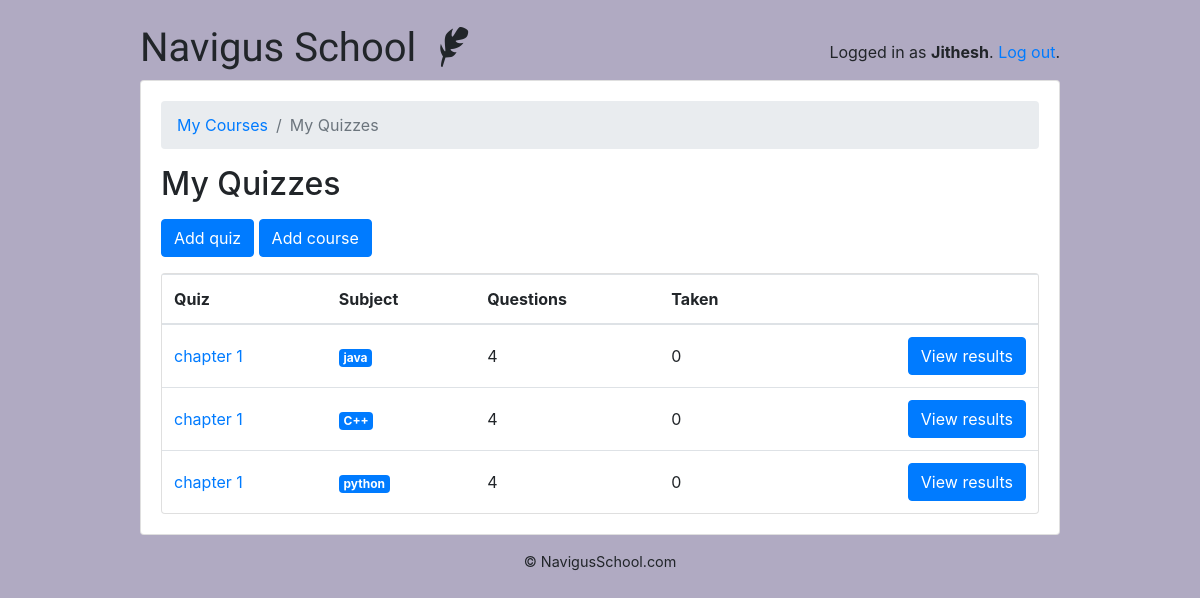
Screenshot of /teachers/quiz/ (signed in) with the database file from the repository.
### classroom/models.py (models this page shows, shortened)
class User(AbstractUser):
    is_student = models.BooleanField(default=False)
    is_teacher = models.BooleanField(default=False)

class Quiz(models.Model):
    owner = models.ForeignKey(User, on_delete=models.CASCADE, related_name='quizzes')
    name = models.CharField(max_length=255)
    subject = models.ForeignKey(Subject, on_delete=models.CASCADE, related_name='quizzes')

class Subject(models.Model):
    owner = models.ForeignKey(User, on_delete=models.CASCADE, related_name='subjects', default=None)
    name = models.CharField(max_length=30)
    def get_html_badge(self):
        name = escape(self.name)
        html = '<span class="badge badge-primary">%s</span>' % ( name)
        return mark_safe(html)

### classroom/views/teachers_quiz.py (the view)
# urls.py: path('', students.QuizListView.as_view(), name='quiz_list'),
@method_decorator([login_required, teacher_required], name='dispatch')
class QuizListView(ListView):
    model = Quiz
    ordering = ('name', )
    context_object_name = 'quizzes'
    template_name = 'classroom/teachers/quiz/quiz_change_list.html'
    def get_queryset(self):
        queryset = self.request.user.quizzes \
            .select_related('subject') \
            .annotate(questions_count=Count('questions', distinct=True)) \
            .annotate(taken_count=Count('taken_quizzes', distinct=True))
        return queryset

### classroom/templates/classroom/teachers/quiz/quiz_change_list.html
{% extends 'base.html' %}
{% block content %}
  <nav aria-label="breadcrumb">
    <ol class="breadcrumb">
      <li class="breadcrumb-item"><a href="{% url 'teachers:course_change_list' %}">My Courses</a></li>
      <li class="breadcrumb-item active" aria-current="page">My Quizzes</li>
    </ol>
  </nav>
  <h2 class="mb-3">My Quizzes</h2>
  <a href="{% url 'teachers:quiz_add' %}" class="btn btn-primary mb-3" role="button">Add quiz</a>
  <a href="{% url 'teachers:course_add' %}" class="btn btn-primary mb-3" role="button">Add course</a>
  <div class="card">
    <table class="table mb-0">
      <thead>
        <tr>
          <th>Quiz</th>
          <th>Subject</th>
          <th>Questions</th>
          <th>Taken</th>
          <th></th>
        </tr>
      </thead>
      <tbody>
        {% for quiz in quizzes %}
          <tr>
            <td class="align-middle"><a href="{% url 'teachers:quiz_change' quiz.pk %}">{{ quiz.name }}</a></td>
            <td class="align-middle">{{ quiz.subject.get_html_badge }}</td>
            <td class="align-middle">{{ quiz.questions_count }}</td>
            <td class="align-middle">{{ quiz.taken_count }}</td>
            <td class="text-right">
              <a href="{% url 'teachers:quiz_results' quiz.pk %}" class="btn btn-primary">View results</a>
            </td>
          </tr>
        {% empty %}
          <tr>
            <td class="bg-light text-center font-italic" colspan="5">You haven't created any quiz yet.</td>
          </tr>
        {% endfor %}
      </tbody>
    </table>
  </div>
{% endblock %}

### templates/base.html (shortened to what this page needs)
{% load static %}
<!doctype html>
<html lang="en">
<head>
  <link rel="stylesheet" href="https://maxcdn.bootstrapcdn.com/bootstrap/4.0.0/css/bootstrap.min.css"
>
  <link rel="stylesheet" type="text/css" href="{% static 'vendor/fontello-2f186091/css/fontello.css' %}">
  <link rel="stylesheet" type="text/css" href="{% static 'css/app.css' %}">
  {% if user.is_authenticated and user.is_teacher %}
  <link rel="stylesheet" type="text/css" href="{% static 'css/teachers.css' %}">
  {% else %}
  <link rel="stylesheet" type="text/css" href="{% static 'css/students.css' %}">
  {% endif %}
</head>
<body>
  <div class="container my-4">
    <div class="row justify-content-center">
      <div class="col-md-10 col-sm-12">
        <div class="row">
          <div class="col-6">
            <h1 class="logo">
              <a href="{% url 'home' %}">
                Navigus School
                {% if user.is_authenticated %}
                {% if user.is_teacher %}
                <span class="icon-feather" data-toggle="tooltip" data-placement="right" title="Teacher profile"></span>
                {% else %}
                <span class="icon-graduation-cap" data-toggle="tooltip" data-placement="right"
                  title="Student profile"></span>
                {% endif %}
                {% endif %}
              </a>
            </h1>
          </div>
          <div class="col-6 text-right">
            {% if user.is_authenticated %}
            <p class="pt-3">Logged in as <strong>{{ user.username }}</strong>. <a href="{% url 'logout' %}">Log out</a>.
            </p>
            {% else %}
            <a href="{% url 'login' %}" class="btn btn-light" role="button">Log in</a>
            <a href="{% url 'signup' %}" class="btn btn-primary" role="button">Sign up</a>
            {% endif %}
          </div>
        </div>
        <div class="card mb-3">
          <div class="card-body">
            {% block content %}
            {% endblock %}
          </div>
        </div>
        <footer>
          <center>
          <a href="#">© NavigusSchool.com</a>
          </center>
        </footer>
      </div>
    </div>
  </div>
</body>
</html>

### static/css/app.css (style rules this page uses)
.logo { font-family: 'Clicker Script', cursive; }
.logo a { color: #212529; text-decoration: none; }
footer { font-size: .9rem; }
footer a { color: #212529; }

### static/css/teachers.css (style rules this page uses)
body { background-color: #b0aac2; }

### rows the page displays
User: username "Jithesh"
Quiz: name "chapter 1", subject.get_html_badge "java", questions_count "4", taken_count "0"
Quiz: name "chapter 1", subject.get_html_badge "C++", questions_count "4", taken_count "0"
Quiz: name "chapter 1", subject.get_html_badge "python", questions_count "4", taken_count "0"
